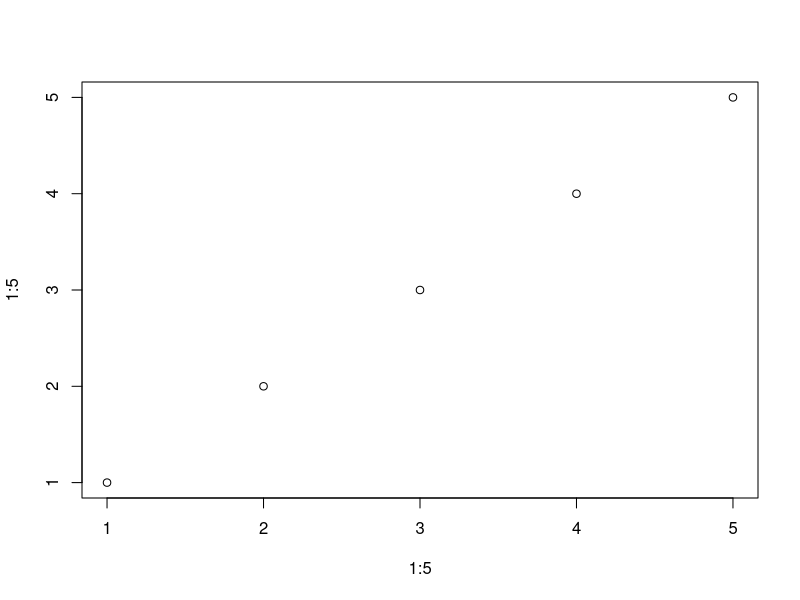
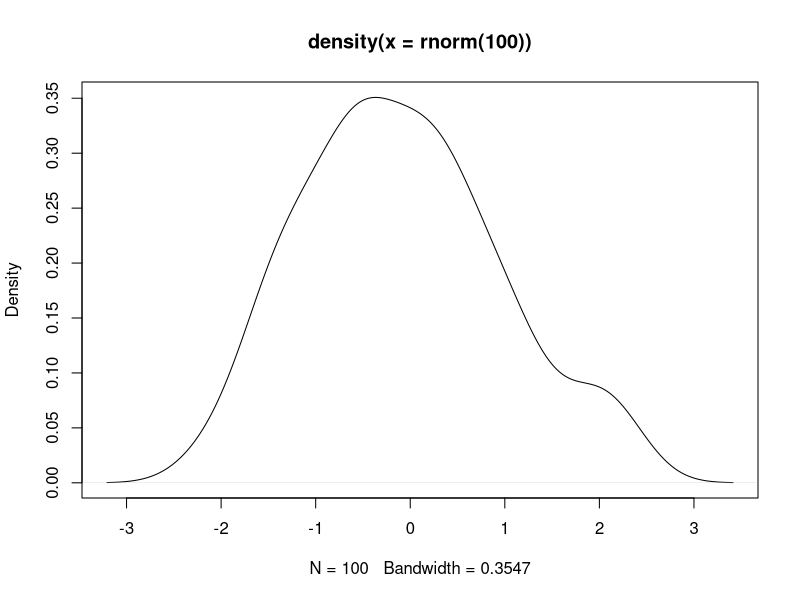

Here is the R script that generated these plots, in order:
## ---- chunk 1
knitr::kable(
  x = mtcars[1:6, 1:6],
  caption = 'A subset of mtcars.'
)
## ---- chunk 2
#| tbl-cap: "A subset of iris."
knitr::kable(head(iris[,c(1,2,3,4)], 15))
## ---- chunk 3
#| fig.cap: "Plot 1 to 5"
plot(1:5, 1:5)
## ---- chunk 4
#| fig-cap: "Density plot"
plot(density(rnorm(100)))
